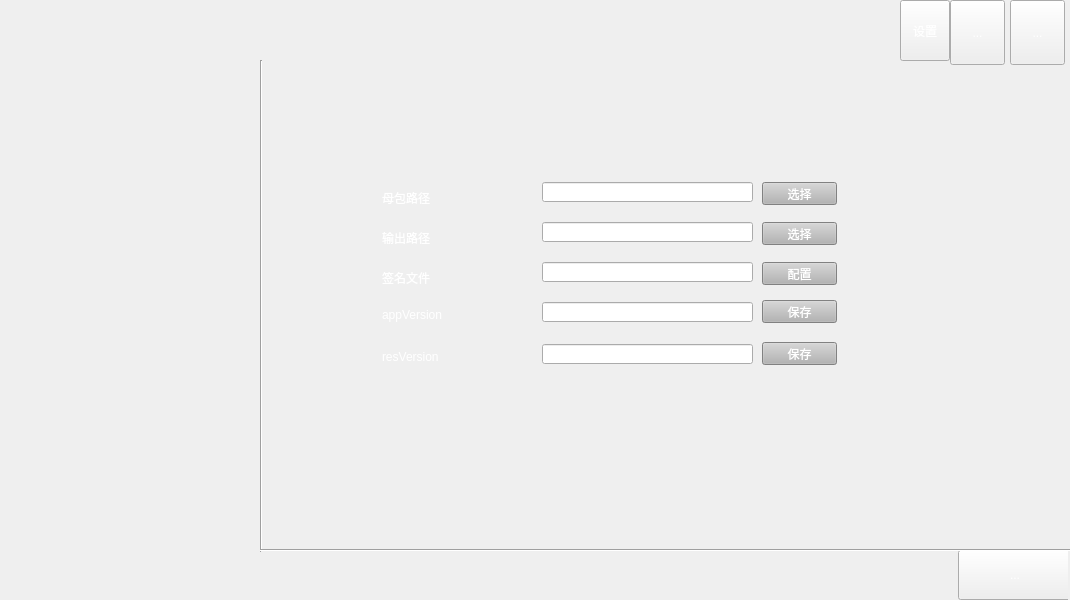
<?xml version="1.0" encoding="UTF-8"?>
<ui version="4.0">
 <class>MainWindow</class>
 <widget class="QMainWindow" name="MainWindow">
  <property name="geometry">
   <rect>
    <x>0</x>
    <y>0</y>
    <width>1070</width>
    <height>600</height>
   </rect>
  </property>
  <property name="windowTitle">
   <string>MainWindow</string>
  </property>
  <property name="windowIcon">
   <iconset resource="../../WorkSpace_python/mypack/res.qrc">
    <normaloff>:/images/360logo.ico</normaloff>:/images/360logo.ico</iconset>
  </property>
  <property name="styleSheet">
   <string notr="true">* {
font-family:'微软雅黑';
color:white;
}

QWidget:focus{outline: none;}

/*设置背景图片*/
QMainWindow{
border-image:url(&quot;:/images/funcell_bg.png&quot;);
}
QToolButton[objectName=&quot;closetoolButton&quot;] {
border:0px;
}
QToolButton[objectName=&quot;closetoolButton&quot;]:hover {
image:url(:/images/open_over.png);
}
QToolButton[objectName=&quot;closetoolButton&quot;]:pressed {
image:url(:/images/open_over.png);
}

QToolButton[objectName=&quot;toolButton_2&quot;],QToolButton[objectName=&quot;toolButton_13&quot;]  {
border:0px;
}
QToolButton[objectName=&quot;toolButton_2&quot;]:hover,QToolButton[objectName=&quot;toolButton_13&quot;]:hover {
image:url(:/images/open_over_02.png);
}
QToolButton[objectName=&quot;toolButton_2&quot;]:pressed,QToolButton[objectName=&quot;toolButton_13&quot;]:pressed {
image:url(:/images/open_over_02.png);
}

QPushButton[objectName=&quot;toolButton&quot;],QPushButton[objectName=&quot;toolButton_3&quot;],QPushButton[objectName=&quot;toolButton_4&quot;]{
border:0px;
}
QToolButton[objectName=&quot;toolButton_5&quot;] {
border:0px;
}
QToolButton[objectName=&quot;toolButton_6&quot;] {
border:0px;
}
QToolButton[objectName=&quot;toolButton_7&quot;] {
border:0px;
}
QToolButton[objectName=&quot;toolButton_8&quot;] {
border:0px;
}
QToolButton[objectName=&quot;toolButton_9&quot;] {
border:0px;
}
QToolButton[objectName=&quot;toolButton_10&quot;] {
border:0px;
}
QToolButton[objectName=&quot;toolButton_11&quot;],QToolButton[objectName=&quot;toolButton_12&quot;] {
border:0px;
}
QListWidget[objectName=&quot;listWidget&quot;]{
	background-color:transparent;
border:0px;
}
QListWidget[objectName=&quot;listWidget_2&quot;],QListWidget[objectName=&quot;listWidget_3&quot;]{
	background-color:transparent;
border:0px;
}
QLineEdit[objectName=&quot;lineEdit&quot;],QLineEdit[objectName=&quot;lineEdit_2&quot;],QLineEdit[objectName=&quot;lineEdit_3&quot;],QLineEdit[objectName=&quot;lineEdit_4&quot;],QLineEdit[objectName=&quot;lineEdit_5&quot;]{
	color:black;
}


</string>
  </property>
  <widget class="QWidget" name="centralwidget">
   <widget class="QStackedWidget" name="stackedWidget">
    <property name="geometry">
     <rect>
      <x>262</x>
      <y>152</y>
      <width>806</width>
      <height>450</height>
     </rect>
    </property>
    <property name="currentIndex">
     <number>0</number>
    </property>
    <widget class="QWidget" name="page">
     <widget class="QLabel" name="label_12">
      <property name="geometry">
       <rect>
        <x>120</x>
        <y>40</y>
        <width>54</width>
        <height>12</height>
       </rect>
      </property>
      <property name="styleSheet">
       <string notr="true">color: rgb(255, 255, 255);</string>
      </property>
      <property name="text">
       <string>母包路径</string>
      </property>
     </widget>
     <widget class="QLineEdit" name="lineEdit">
      <property name="geometry">
       <rect>
        <x>280</x>
        <y>30</y>
        <width>211</width>
        <height>20</height>
       </rect>
      </property>
      <property name="text">
       <string/>
      </property>
     </widget>
     <widget class="QPushButton" name="pushButton">
      <property name="geometry">
       <rect>
        <x>500</x>
        <y>30</y>
        <width>75</width>
        <height>23</height>
       </rect>
      </property>
      <property name="styleSheet">
       <string notr="true">background-color:rgb(180, 180, 180)</string>
      </property>
      <property name="text">
       <string>选择</string>
      </property>
     </widget>
     <widget class="QLabel" name="label_13">
      <property name="geometry">
       <rect>
        <x>120</x>
        <y>80</y>
        <width>54</width>
        <height>12</height>
       </rect>
      </property>
      <property name="styleSheet">
       <string notr="true">color: rgb(255, 255, 255);</string>
      </property>
      <property name="text">
       <string>输出路径</string>
      </property>
     </widget>
     <widget class="QLineEdit" name="lineEdit_2">
      <property name="geometry">
       <rect>
        <x>280</x>
        <y>70</y>
        <width>211</width>
        <height>20</height>
       </rect>
      </property>
      <property name="text">
       <string/>
      </property>
     </widget>
     <widget class="QPushButton" name="pushButton_2">
      <property name="geometry">
       <rect>
        <x>500</x>
        <y>70</y>
        <width>75</width>
        <height>23</height>
       </rect>
      </property>
      <property name="styleSheet">
       <string notr="true">background-color:rgb(180, 180, 180)</string>
      </property>
      <property name="text">
       <string>选择</string>
      </property>
     </widget>
     <widget class="QLabel" name="label_14">
      <property name="geometry">
       <rect>
        <x>120</x>
        <y>120</y>
        <width>54</width>
        <height>12</height>
       </rect>
      </property>
      <property name="styleSheet">
       <string notr="true">color: rgb(255, 255, 255);</string>
      </property>
      <property name="text">
       <string>签名文件</string>
      </property>
     </widget>
     <widget class="QLineEdit" name="lineEdit_3">
      <property name="geometry">
       <rect>
        <x>280</x>
        <y>110</y>
        <width>211</width>
        <height>20</height>
       </rect>
      </property>
      <property name="text">
       <string/>
      </property>
     </widget>
     <widget class="QPushButton" name="pushButton_3">
      <property name="geometry">
       <rect>
        <x>500</x>
        <y>110</y>
        <width>75</width>
        <height>23</height>
       </rect>
      </property>
      <property name="styleSheet">
       <string notr="true">background-color:rgb(180, 180, 180)</string>
      </property>
      <property name="text">
       <string>配置</string>
      </property>
     </widget>
     <widget class="QToolButton" name="toolButton_5">
      <property name="geometry">
       <rect>
        <x>696</x>
        <y>398</y>
        <width>114</width>
        <height>50</height>
       </rect>
      </property>
      <property name="text">
       <string>...</string>
      </property>
      <property name="icon">
       <iconset resource="../../WorkSpace_python/mypack/res.qrc">
        <normaloff>:/images/sm_img_08.png</normaloff>:/images/sm_img_08.png</iconset>
      </property>
      <property name="iconSize">
       <size>
        <width>114</width>
        <height>50</height>
       </size>
      </property>
     </widget>
     <widget class="QLabel" name="label_25">
      <property name="geometry">
       <rect>
        <x>120</x>
        <y>155</y>
        <width>71</width>
        <height>16</height>
       </rect>
      </property>
      <property name="styleSheet">
       <string notr="true">color: rgb(255, 255, 255);</string>
      </property>
      <property name="text">
       <string>appVersion</string>
      </property>
     </widget>
     <widget class="QLineEdit" name="lineEdit_4">
      <property name="geometry">
       <rect>
        <x>280</x>
        <y>150</y>
        <width>211</width>
        <height>20</height>
       </rect>
      </property>
      <property name="text">
       <string/>
      </property>
     </widget>
     <widget class="QPushButton" name="pushButton_4">
      <property name="geometry">
       <rect>
        <x>500</x>
        <y>148</y>
        <width>75</width>
        <height>23</height>
       </rect>
      </property>
      <property name="styleSheet">
       <string notr="true">background-color:rgb(180, 180, 180)</string>
      </property>
      <property name="text">
       <string>保存</string>
      </property>
     </widget>
     <widget class="QLabel" name="label_26">
      <property name="geometry">
       <rect>
        <x>120</x>
        <y>197</y>
        <width>71</width>
        <height>16</height>
       </rect>
      </property>
      <property name="styleSheet">
       <string notr="true">color: rgb(255, 255, 255);</string>
      </property>
      <property name="text">
       <string>resVersion</string>
      </property>
     </widget>
     <widget class="QLineEdit" name="lineEdit_5">
      <property name="geometry">
       <rect>
        <x>280</x>
        <y>192</y>
        <width>211</width>
        <height>20</height>
       </rect>
      </property>
      <property name="text">
       <string/>
      </property>
     </widget>
     <widget class="QPushButton" name="pushButton_5">
      <property name="geometry">
       <rect>
        <x>500</x>
        <y>190</y>
        <width>75</width>
        <height>23</height>
       </rect>
      </property>
      <property name="styleSheet">
       <string notr="true">background-color:rgb(180, 180, 180)</string>
      </property>
      <property name="text">
       <string>保存</string>
      </property>
     </widget>
    </widget>
    <widget class="QWidget" name="page_2">
     <widget class="QToolButton" name="toolButton_6">
      <property name="geometry">
       <rect>
        <x>696</x>
        <y>398</y>
        <width>114</width>
        <height>50</height>
       </rect>
      </property>
      <property name="text">
       <string>...</string>
      </property>
      <property name="icon">
       <iconset resource="../../WorkSpace_python/mypack/res.qrc">
        <normaloff>:/images/sm_img_08.png</normaloff>:/images/sm_img_08.png</iconset>
      </property>
      <property name="iconSize">
       <size>
        <width>114</width>
        <height>50</height>
       </size>
      </property>
     </widget>
     <widget class="Line" name="line_3">
      <property name="geometry">
       <rect>
        <x>0</x>
        <y>40</y>
        <width>801</width>
        <height>16</height>
       </rect>
      </property>
      <property name="orientation">
       <enum>Qt::Horizontal</enum>
      </property>
     </widget>
     <widget class="QToolButton" name="toolButton_7">
      <property name="geometry">
       <rect>
        <x>469</x>
        <y>398</y>
        <width>114</width>
        <height>50</height>
       </rect>
      </property>
      <property name="text">
       <string>全选</string>
      </property>
      <property name="icon">
       <iconset resource="../../WorkSpace_python/mypack/res.qrc">
        <normaloff>:/images/quanxuan_14.png</normaloff>:/images/quanxuan_14.png</iconset>
      </property>
      <property name="iconSize">
       <size>
        <width>114</width>
        <height>50</height>
       </size>
      </property>
     </widget>
     <widget class="QToolButton" name="toolButton_8">
      <property name="geometry">
       <rect>
        <x>358</x>
        <y>398</y>
        <width>114</width>
        <height>50</height>
       </rect>
      </property>
      <property name="text">
       <string>反选</string>
      </property>
      <property name="icon">
       <iconset resource="../../WorkSpace_python/mypack/res.qrc">
        <normaloff>:/images/fanxuan_14.png</normaloff>:/images/fanxuan_14.png</iconset>
      </property>
      <property name="iconSize">
       <size>
        <width>114</width>
        <height>50</height>
       </size>
      </property>
     </widget>
     <widget class="Line" name="line_4">
      <property name="geometry">
       <rect>
        <x>230</x>
        <y>0</y>
        <width>20</width>
        <height>401</height>
       </rect>
      </property>
      <property name="orientation">
       <enum>Qt::Vertical</enum>
      </property>
     </widget>
     <widget class="QLabel" name="label_15">
      <property name="geometry">
       <rect>
        <x>10</x>
        <y>20</y>
        <width>54</width>
        <height>12</height>
       </rect>
      </property>
      <property name="text">
       <string>已选渠道：</string>
      </property>
     </widget>
     <widget class="QLabel" name="label_16">
      <property name="geometry">
       <rect>
        <x>70</x>
        <y>20</y>
        <width>54</width>
        <height>12</height>
       </rect>
      </property>
      <property name="text">
       <string>Xx</string>
      </property>
     </widget>
     <widget class="QLabel" name="label_17">
      <property name="geometry">
       <rect>
        <x>120</x>
        <y>20</y>
        <width>54</width>
        <height>12</height>
       </rect>
      </property>
      <property name="text">
       <string>未选渠道：</string>
      </property>
     </widget>
     <widget class="QLabel" name="label_18">
      <property name="geometry">
       <rect>
        <x>180</x>
        <y>20</y>
        <width>54</width>
        <height>12</height>
       </rect>
      </property>
      <property name="text">
       <string>Xx</string>
      </property>
     </widget>
     <widget class="QListWidget" name="listWidget">
      <property name="geometry">
       <rect>
        <x>0</x>
        <y>48</y>
        <width>239</width>
        <height>349</height>
       </rect>
      </property>
      <property name="autoFillBackground">
       <bool>false</bool>
      </property>
     </widget>
     <widget class="QToolButton" name="toolButton_10">
      <property name="geometry">
       <rect>
        <x>582</x>
        <y>398</y>
        <width>114</width>
        <height>50</height>
       </rect>
      </property>
      <property name="text">
       <string>...</string>
      </property>
      <property name="icon">
       <iconset resource="../../WorkSpace_python/mypack/res.qrc">
        <normaloff>:/images/sm_img_07.png</normaloff>:/images/sm_img_07.png</iconset>
      </property>
      <property name="iconSize">
       <size>
        <width>114</width>
        <height>50</height>
       </size>
      </property>
     </widget>
     <widget class="QListWidget" name="listWidget_3">
      <property name="geometry">
       <rect>
        <x>240</x>
        <y>48</y>
        <width>567</width>
        <height>349</height>
       </rect>
      </property>
      <property name="autoFillBackground">
       <bool>false</bool>
      </property>
      <property name="selectionMode">
       <enum>QAbstractItemView::NoSelection</enum>
      </property>
     </widget>
    </widget>
    <widget class="QWidget" name="page_3">
     <widget class="Line" name="line_5">
      <property name="geometry">
       <rect>
        <x>0</x>
        <y>40</y>
        <width>806</width>
        <height>16</height>
       </rect>
      </property>
      <property name="orientation">
       <enum>Qt::Horizontal</enum>
      </property>
     </widget>
     <widget class="Line" name="line_6">
      <property name="geometry">
       <rect>
        <x>100</x>
        <y>0</y>
        <width>16</width>
        <height>49</height>
       </rect>
      </property>
      <property name="orientation">
       <enum>Qt::Vertical</enum>
      </property>
     </widget>
     <widget class="Line" name="line_7">
      <property name="geometry">
       <rect>
        <x>230</x>
        <y>0</y>
        <width>16</width>
        <height>49</height>
       </rect>
      </property>
      <property name="orientation">
       <enum>Qt::Vertical</enum>
      </property>
     </widget>
     <widget class="Line" name="line_8">
      <property name="geometry">
       <rect>
        <x>340</x>
        <y>0</y>
        <width>16</width>
        <height>49</height>
       </rect>
      </property>
      <property name="orientation">
       <enum>Qt::Vertical</enum>
      </property>
     </widget>
     <widget class="QLabel" name="label_19">
      <property name="geometry">
       <rect>
        <x>10</x>
        <y>15</y>
        <width>31</width>
        <height>16</height>
       </rect>
      </property>
      <property name="text">
       <string>出包：</string>
      </property>
     </widget>
     <widget class="QLabel" name="label_20">
      <property name="geometry">
       <rect>
        <x>50</x>
        <y>17</y>
        <width>54</width>
        <height>12</height>
       </rect>
      </property>
      <property name="text">
       <string>Xx</string>
      </property>
     </widget>
     <widget class="QLabel" name="label_21">
      <property name="geometry">
       <rect>
        <x>120</x>
        <y>15</y>
        <width>31</width>
        <height>16</height>
       </rect>
      </property>
      <property name="text">
       <string>成功：</string>
      </property>
     </widget>
     <widget class="QLabel" name="label_22">
      <property name="geometry">
       <rect>
        <x>170</x>
        <y>17</y>
        <width>54</width>
        <height>12</height>
       </rect>
      </property>
      <property name="text">
       <string>Xx</string>
      </property>
     </widget>
     <widget class="QLabel" name="label_23">
      <property name="geometry">
       <rect>
        <x>250</x>
        <y>15</y>
        <width>31</width>
        <height>16</height>
       </rect>
      </property>
      <property name="text">
       <string>失败：</string>
      </property>
     </widget>
     <widget class="QLabel" name="label_24">
      <property name="geometry">
       <rect>
        <x>290</x>
        <y>17</y>
        <width>54</width>
        <height>12</height>
       </rect>
      </property>
      <property name="text">
       <string>Xx</string>
      </property>
     </widget>
     <widget class="QListWidget" name="listWidget_2">
      <property name="geometry">
       <rect>
        <x>0</x>
        <y>48</y>
        <width>806</width>
        <height>351</height>
       </rect>
      </property>
     </widget>
     <widget class="QToolButton" name="toolButton_9">
      <property name="geometry">
       <rect>
        <x>696</x>
        <y>398</y>
        <width>114</width>
        <height>50</height>
       </rect>
      </property>
      <property name="text">
       <string>打包</string>
      </property>
      <property name="icon">
       <iconset resource="../../WorkSpace_python/mypack/res.qrc">
        <normaloff>:/images/dabao_14.png</normaloff>:/images/dabao_14.png</iconset>
      </property>
      <property name="iconSize">
       <size>
        <width>114</width>
        <height>50</height>
       </size>
      </property>
     </widget>
     <widget class="QToolButton" name="toolButton_11">
      <property name="geometry">
       <rect>
        <x>583</x>
        <y>398</y>
        <width>114</width>
        <height>50</height>
       </rect>
      </property>
      <property name="text">
       <string>...</string>
      </property>
      <property name="icon">
       <iconset resource="../../WorkSpace_python/mypack/res.qrc">
        <normaloff>:/images/sm_img_07.png</normaloff>:/images/sm_img_07.png</iconset>
      </property>
      <property name="iconSize">
       <size>
        <width>114</width>
        <height>50</height>
       </size>
      </property>
     </widget>
     <widget class="QToolButton" name="toolButton_12">
      <property name="geometry">
       <rect>
        <x>471</x>
        <y>398</y>
        <width>114</width>
        <height>50</height>
       </rect>
      </property>
      <property name="text">
       <string>...</string>
      </property>
      <property name="icon">
       <iconset resource="../../WorkSpace_python/mypack/res.qrc">
        <normaloff>:/images/chakanrizhi_14.png</normaloff>:/images/chakanrizhi_14.png</iconset>
      </property>
      <property name="iconSize">
       <size>
        <width>114</width>
        <height>50</height>
       </size>
      </property>
     </widget>
    </widget>
   </widget>
   <widget class="QToolButton" name="toolButton_2">
    <property name="enabled">
     <bool>true</bool>
    </property>
    <property name="geometry">
     <rect>
      <x>950</x>
      <y>0</y>
      <width>55</width>
      <height>65</height>
     </rect>
    </property>
    <property name="text">
     <string>...</string>
    </property>
    <property name="icon">
     <iconset resource="../../WorkSpace_python/mypack/res.qrc">
      <normaloff>:/images/min_normal.png</normaloff>:/images/min_normal.png</iconset>
    </property>
    <property name="iconSize">
     <size>
      <width>52</width>
      <height>62</height>
     </size>
    </property>
   </widget>
   <widget class="QToolButton" name="closetoolButton">
    <property name="geometry">
     <rect>
      <x>1010</x>
      <y>0</y>
      <width>55</width>
      <height>65</height>
     </rect>
    </property>
    <property name="toolTip">
     <string/>
    </property>
    <property name="autoFillBackground">
     <bool>false</bool>
    </property>
    <property name="text">
     <string>...</string>
    </property>
    <property name="icon">
     <iconset resource="../../WorkSpace_python/mypack/res.qrc">
      <normaloff>:/images/close_normal.png</normaloff>:/images/close_normal.png</iconset>
    </property>
    <property name="iconSize">
     <size>
      <width>52</width>
      <height>62</height>
     </size>
    </property>
   </widget>
   <widget class="QPushButton" name="toolButton">
    <property name="geometry">
     <rect>
      <x>260</x>
      <y>62</y>
      <width>271</width>
      <height>87</height>
     </rect>
    </property>
    <property name="autoFillBackground">
     <bool>false</bool>
    </property>
    <property name="styleSheet">
     <string notr="true">QPushButton{background-image:url(:/images/sm_img_03.png);border:0px;}
QPushButton:hover{background-image:url(:/images/tar_03.png);border:0px}</string>
    </property>
    <property name="text">
     <string/>
    </property>
    <property name="iconSize">
     <size>
      <width>271</width>
      <height>87</height>
     </size>
    </property>
   </widget>
   <widget class="QLabel" name="label_3">
    <property name="geometry">
     <rect>
      <x>0</x>
      <y>550</y>
      <width>263</width>
      <height>51</height>
     </rect>
    </property>
    <property name="text">
     <string/>
    </property>
    <property name="pixmap">
     <pixmap resource="../../WorkSpace_python/mypack/res.qrc">:/images/version.png</pixmap>
    </property>
   </widget>
   <widget class="QLabel" name="label">
    <property name="enabled">
     <bool>true</bool>
    </property>
    <property name="geometry">
     <rect>
      <x>0</x>
      <y>0</y>
      <width>262</width>
      <height>63</height>
     </rect>
    </property>
    <property name="text">
     <string/>
    </property>
    <property name="pixmap">
     <pixmap resource="../../WorkSpace_python/mypack/res.qrc">:/images/funcellimg_01.png</pixmap>
    </property>
   </widget>
   <widget class="QLabel" name="label_2">
    <property name="geometry">
     <rect>
      <x>260</x>
      <y>0</y>
      <width>137</width>
      <height>63</height>
     </rect>
    </property>
    <property name="text">
     <string/>
    </property>
    <property name="pixmap">
     <pixmap resource="../../WorkSpace_python/mypack/res.qrc">:/images/funcellimg_02.png</pixmap>
    </property>
   </widget>
   <widget class="Line" name="line">
    <property name="geometry">
     <rect>
      <x>257</x>
      <y>60</y>
      <width>8</width>
      <height>492</height>
     </rect>
    </property>
    <property name="orientation">
     <enum>Qt::Vertical</enum>
    </property>
   </widget>
   <widget class="Line" name="line_2">
    <property name="geometry">
     <rect>
      <x>260</x>
      <y>545</y>
      <width>811</width>
      <height>10</height>
     </rect>
    </property>
    <property name="orientation">
     <enum>Qt::Horizontal</enum>
    </property>
   </widget>
   <widget class="QPushButton" name="toolButton_3">
    <property name="geometry">
     <rect>
      <x>530</x>
      <y>61</y>
      <width>271</width>
      <height>87</height>
     </rect>
    </property>
    <property name="autoFillBackground">
     <bool>false</bool>
    </property>
    <property name="styleSheet">
     <string notr="true">QPushButton{background-image:url(:/images/btn_07.png);border:0px;}
QPushButton:hover{background-image:url(:/images/tar_qudao_03.png);border:0px}</string>
    </property>
    <property name="text">
     <string/>
    </property>
    <property name="iconSize">
     <size>
      <width>271</width>
      <height>87</height>
     </size>
    </property>
   </widget>
   <widget class="QPushButton" name="toolButton_4">
    <property name="geometry">
     <rect>
      <x>800</x>
      <y>61</y>
      <width>271</width>
      <height>87</height>
     </rect>
    </property>
    <property name="autoFillBackground">
     <bool>false</bool>
    </property>
    <property name="styleSheet">
     <string notr="true">QPushButton{background-image:url(:/images/btn_08.png);border:0px;}
QPushButton:hover{background-image:url(:/images/tar_chubao_05.png);border:0px}</string>
    </property>
    <property name="text">
     <string/>
    </property>
    <property name="iconSize">
     <size>
      <width>271</width>
      <height>87</height>
     </size>
    </property>
   </widget>
   <widget class="QToolButton" name="toolButton_13">
    <property name="enabled">
     <bool>true</bool>
    </property>
    <property name="geometry">
     <rect>
      <x>900</x>
      <y>0</y>
      <width>50</width>
      <height>61</height>
     </rect>
    </property>
    <property name="text">
     <string>设置</string>
    </property>
    <property name="iconSize">
     <size>
      <width>52</width>
      <height>62</height>
     </size>
    </property>
   </widget>
  </widget>
 </widget>
 <resources>
  <include location="../../WorkSpace_python/mypack/res.qrc"/>
  <include location="../../WorkSpace_python/mypack/res.qrc"/>
 </resources>
 <connections/>
</ui>
